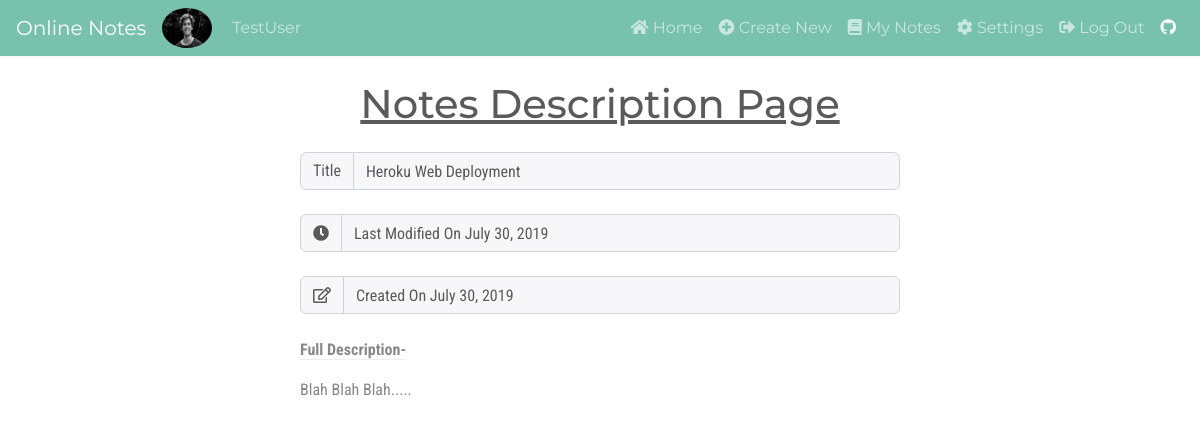
The page /6/view/ (signed in) on the database its author committed.
### users/models.py (models this page shows, shortened)
class Profile(models.Model):
    user = models.OneToOneField(User, on_delete=models.CASCADE)
    image = models.ImageField(default='default.png', upload_to='profile_pics')

### notes/models.py (models this page shows, shortened)
class Notes(models.Model):
	user = models.ForeignKey(User, on_delete=models.CASCADE)
	title = models.CharField(max_length=150, verbose_name="Notes Title")
	body = models.TextField(max_length=500, verbose_name="Notes Body")
	last_modified = models.DateTimeField(auto_now=True)
	created_on = models.DateTimeField(auto_now_add=True)

### notes/views.py (the view)
# urls.py: path('<int:pk>/view/', notes_views.NotesDetailView.as_view(), name="view-specific"),
class NotesDetailView(LoginRequiredMixin, DetailView):
	model = Notes

### notes/templates/notes/notes_detail.html
{% extends "users/base.html" %}
{% block content %}
<div class="container-fluid mt-4">
    <p class="h1 text-center"> <u> Notes Description Page </u></p>
    <div class="col-md-7 input-group mx-auto m-2 mt-4">
        <div class="input-group-prepend">
            <span class="input-group-text">Title</span>
        </div>
        <input type="text" value='{{object.title}}' class="form-control" disabled>
    </div>
    <div class="col-md-7 input-group mx-auto m-2 mt-4">
        <div class="input-group-prepend">
            <span class="input-group-text">
                <i class="fas fa-clock"></i>
            </span>
        </div>
        <input class="form-control" value='Last Modified On {{object.last_modified|date:"F d, Y"}}' disabled>
    </div>
    <div class="col-md-7 input-group mx-auto m-2 mt-4">
        <div class="input-group-prepend">
            <span class="input-group-text">
                <i class="far fa-edit"></i>
            </span>
        </div>
        <input class="form-control" value='Created On {{object.created_on|date:"F d, Y"}}' disabled>
    </div>
    <div class="col-md-7 mx-auto m-2 mt-4">
        <p><strong class="border-bottom">Full Description-</strong></p>
        {{object.body|linebreaks }}
    </div>
</div>
{% endblock %}

### users/templates/users/base.html (shortened to what this page needs)
<!DOCTYPE html>
<html lang="en">
<head>
    <link rel="stylesheet"
    href="https://bootswatch.com/4/minty/bootstrap.min.css">
    <link rel="stylesheet" href="https://use.fontawesome.com/releases/v5.8.1/css/all.css"
>
</head>
<body>
<nav class="navbar navbar-expand-md bg-primary navbar-dark sticky-top"
style="box-shadow: 1px 2px #f9f9f9">
  <a class="navbar-brand" href="{% url 'home' %}">Online Notes</a>
  <div class="collapse navbar-collapse" id="collapsibleNavbar">
    <ul class="navbar-nav mr-auto">
      {% if user.is_authenticated %}
      <img class="rounded-circle img-fluid mr-2" src="{{user.profile.image.url}}"
          alt="{{user.username}} profile image" style="width:50px;height:40px">
      <span class="navbar-text" style="margin-left: 12px; text-transform: capitalize">
        {{user.username}}
      </span>
      {% endif %}
    </ul>
    <ul class="navbar-nav ml-auto">
      {% if user.is_authenticated %}
        <li class="nav-item {{home}}">
          <a class="nav-link" href="{% url 'home' %}">
            <i class="fas fa-home"></i> Home</a>
        </li>
        <li class="nav-item {{createnew}}">
          <a class="nav-link" href="{% url 'create-notes' %}">
            <i class="fas fa-plus-circle"></i> Create New</a>
        </li>
        <li class="nav-item {{mynotes}}">
          <a class="nav-link" href="{% url 'view-all' %}">
            <i class="fas fa-book"></i> My Notes</a>
        </li>
        <li class="nav-item {{settings}}">
          <a class="nav-link" href="{% url 'settings' %}">
            <i class="fas fa-cog"></i> Settings</a>
        </li>
        <li class="nav-item">
          <a class="nav-link" href="{% url 'user-logout' %}">
            <i class="fas fa-sign-out-alt"></i> Log Out</a>
        </li>
      {% endif %}
      <li class="nav-item">
        <a class="nav-link active" href="https://github.com/ankit-brijwasi/online-notes-app" target="_blank"><i class="fab fa-github"></i></a>
      </li>
    </ul>
  </div>
</nav>
<div class="container">
    {% block content %}
    {% endblock %}
</div>
</body>
</html>

### users/templates/users/base.html (style rules this page uses)
body { font-family: 'Roboto Condensed', sans-serif; }

### rows shown on the page
Notes: title "Heroku Web Deployment", last_modified "Last Modified On July 30, 2019", created_on "Created On July 30, 2019", body "Blah Blah Blah....."

### other values the page prints
{{ user.username }} "TestUser"
